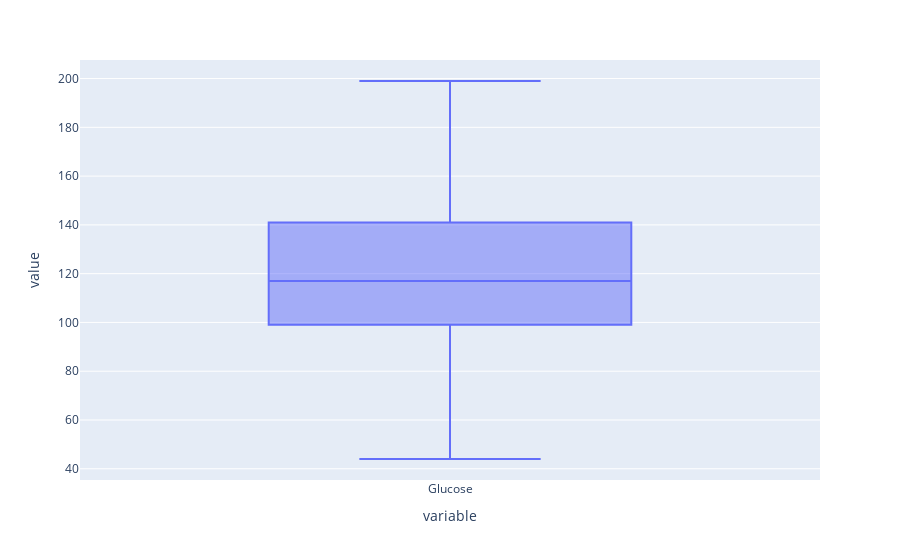

The notebook cell saved with this chart:
### Markdown cell above
- From above figure we can say some outliers in upper bound so it fallows rightly skewed data so we have deal with it.

### Code cell
px.box(dataknn["Glucose"])

### Figure 1 — Plotly figure (JSON) as saved in the notebook; plotly's stock layout.template omitted (floating-point values rounded to 4 significant figures; data arrays with more than 128 entries replaced by an {"elided": "..."} marker saying what was removed)
{"data": [{"alignmentgroup": "True", "hovertemplate": "variable=%{x}<br>value=%{y}<extra></extra>", "legendgroup": "", "marker": {"color": "#636efa"}, "name": "", "notched": false, "offsetgroup": "", "orientation": "v", "showlegend": false, "type": "box", "x": {"elided": "768 str values"}, "x0": " ", "xaxis": "x", "y": {"elided": "768 float values"}, "y0": " ", "yaxis": "y"}], "layout": {"boxmode": "group", "legend": {"tracegroupgap": 0}, "margin": {"t": 60}, "xaxis": {"anchor": "y", "domain": [0, 1], "title": {"text": "variable"}}, "yaxis": {"anchor": "x", "domain": [0, 1], "title": {"text": "value"}}}}
